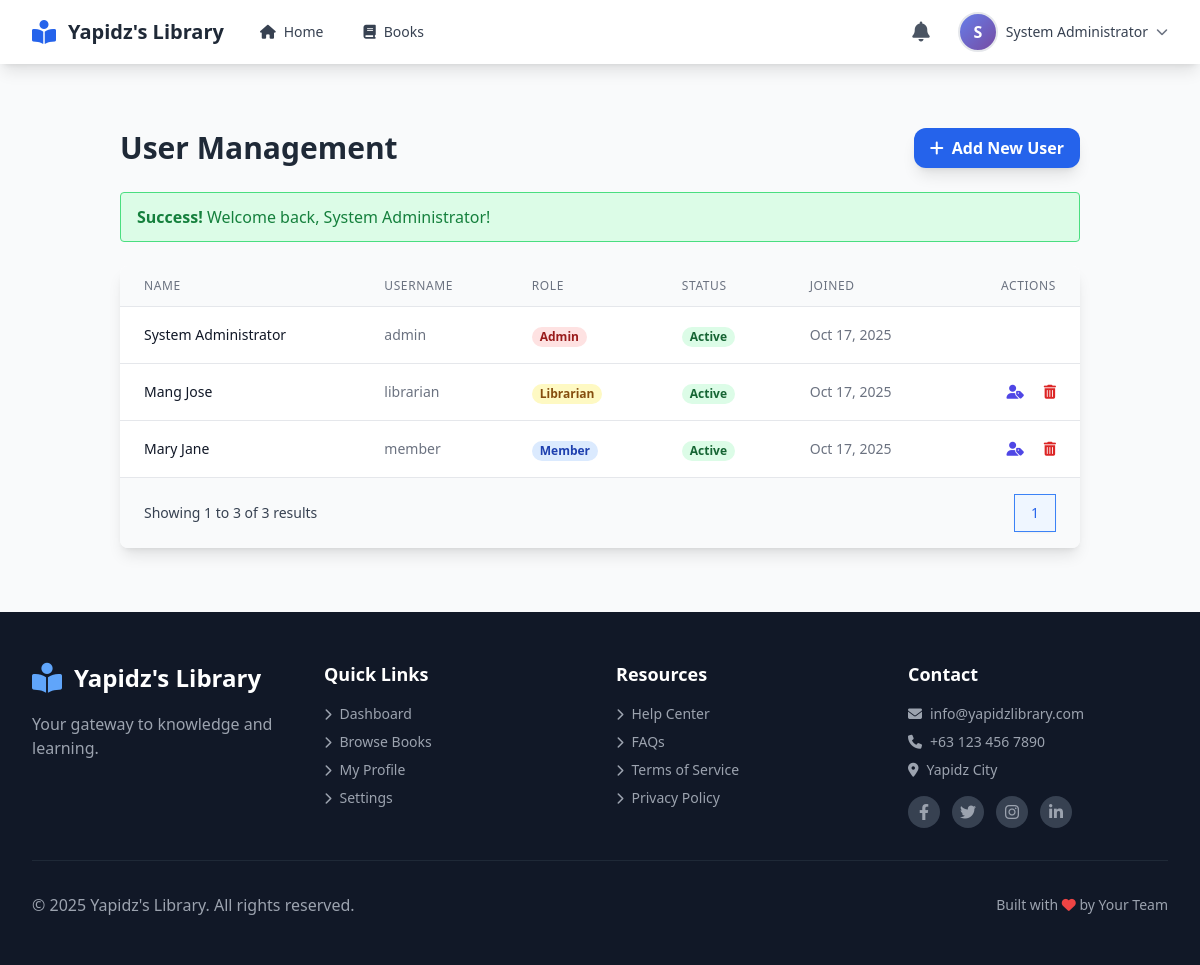
Page /members/members.php (signed in) on the committed database.
### tables this page shows
CREATE TABLE `users` (
  `user_id` int(11) NOT NULL,
  `username` varchar(50) NOT NULL,
  `password` varchar(255) NOT NULL,
  `email` varchar(100) NOT NULL,
  `full_name` varchar(100) NOT NULL,
  `phone` varchar(20) DEFAULT NULL,
  `address` text DEFAULT NULL,
  `photo` varchar(255) DEFAULT NULL,
  `role` enum('admin','librarian','member') DEFAULT 'member',
  `status` enum('active','inactive','suspended') DEFAULT 'active',
  `email_verified` tinyint(1) DEFAULT 0,
  `verification_token` varchar(64) DEFAULT NULL,
  `verification_token_expires` datetime DEFAULT NULL,
  `created_at` timestamp NOT NULL DEFAULT current_timestamp(),
  `updated_at` timestamp NOT NULL DEFAULT current_timestamp() ON UPDATE current_timestamp()
);

### includes/config.php (called while the page is built, shortened)
<?php
function isLoggedIn() {
    return isset($_SESSION['user_id']) && !empty($_SESSION['user_id']);
}
function hasRole($role) {
    return isLoggedIn() && isset($_SESSION['role']) && $_SESSION['role'] === $role;
}
function getMessage() {
    if (isset($_SESSION['message'])) {
        $type = $_SESSION['message_type'] ?? 'info';
        $message = $_SESSION['message'];
        return ['type' => $type, 'message' => $message];
    }
    return null;
}
?>

### members/members.php (the view, shortened to what this page needs)
<?php
require_once '../includes/config.php';
$can_manage = hasRole('admin');
require_once '../includes/header.php';
$limit = 10;
$page = isset($_GET['page']) && is_numeric($_GET['page']) ? (int)$_GET['page'] : 1;
$offset = ($page - 1) * $limit;
$count_query = "SELECT COUNT(*) FROM users";
$count_result = $conn->query($count_query);
$total_users = $count_result->fetch_row()[0];
$total_pages = ceil($total_users / $limit);
$users_query = "SELECT user_id, full_name, username, email, role, status, created_at
                FROM users
                ORDER BY role ASC, created_at DESC
                LIMIT ? OFFSET ?";
$users_stmt = $conn->prepare($users_query);
$users_stmt->bind_param("ii", $limit, $offset);
$users_stmt->execute();
$users_result = $users_stmt->get_result();
$message = getMessage();
?>
<div class="container mx-auto p-4 sm:p-6 lg:p-8">
    <div class="flex justify-between items-center mb-6">
        <h1 class="text-3xl font-bold text-gray-800">User Management</h1>
        <button id="addUserBtn" class="bg-blue-600 hover:bg-blue-700 text-white font-semibold py-2 px-4 rounded-xl shadow-lg transition duration-200 transform hover:scale-[1.02]">
            <i class="fas fa-plus mr-2"></i>Add New User
        </button>
    </div>
    <div id="dynamicAlertContainer" class="mb-4">
        <?php if ($message): ?>
            <div role="alert" class="bg-<?php echo $message['type'] === 'success' ? 'green-100 border-green-400 text-green-700' : 'red-100 border-red-400 text-red-700'; ?> border px-4 py-3 rounded relative mb-6" data-alert>
                <strong class="font-bold"><?php echo ucfirst($message['type']); ?>!</strong>
                <span class="block sm:inline"><?php echo $message['message']; ?></span>
            </div>
        <?php endif; ?>
    </div>
    <div class="bg-white shadow-lg rounded-lg overflow-hidden">
        <div class="overflow-x-auto">
            <table class="min-w-full divide-y divide-gray-200">
                <thead class="bg-gray-50">
                    <tr>
                        <th class="px-6 py-3 text-left text-xs font-medium text-gray-500 uppercase tracking-wider">Name</th>
                        <th class="px-6 py-3 text-left text-xs font-medium text-gray-500 uppercase tracking-wider">Username</th>
                        <th class="px-6 py-3 text-left text-xs font-medium text-gray-500 uppercase tracking-wider">Role</th>
                        <th class="px-6 py-3 text-left text-xs font-medium text-gray-500 uppercase tracking-wider">Status</th>
                        <th class="px-6 py-3 text-left text-xs font-medium text-gray-500 uppercase tracking-wider">Joined</th>
                        <th class="px-6 py-3 text-right text-xs font-medium text-gray-500 uppercase tracking-wider">Actions</th>
                    </tr>
                </thead>
                <tbody class="bg-white divide-y divide-gray-200">
                    <?php if ($users_result->num_rows > 0): ?>
                        <?php while ($user = $users_result->fetch_assoc()): ?>
                            <tr data-user-id="<?php echo $user['user_id']; ?>"
                                data-full-name="<?php echo htmlspecialchars($user['full_name']); ?>"
                                data-role="<?php echo $user['role']; ?>">
                                <td class="px-6 py-4 whitespace-nowrap text-sm font-medium text-gray-900"><?php echo htmlspecialchars($user['full_name']); ?></td>
                                <td class="px-6 py-4 whitespace-nowrap text-sm text-gray-500"><?php echo htmlspecialchars($user['username']); ?></td>
                                <td class="px-6 py-4 whitespace-nowrap">
                                    <span class="px-2 inline-flex text-xs leading-5 font-semibold rounded-full
                                        <?php
                                            if ($user['role'] === 'admin') echo 'bg-red-100 text-red-800';
                                            else if ($user['role'] === 'librarian') echo 'bg-yellow-100 text-yellow-800';
                                            else echo 'bg-blue-100 text-blue-800';
                                        ?>">
                                        <?php echo ucfirst($user['role']); ?>
                                    </span>
                                </td>
                                <td class="px-6 py-4 whitespace-nowrap">
                                    <span class="px-2 inline-flex text-xs leading-5 font-semibold rounded-full
                                        <?php
                                            if ($user['status'] === 'active') echo 'bg-green-100 text-green-800';
                                            else echo 'bg-red-110 text-red-800';
                                        ?>">
                                        <?php echo ucfirst($user['status']); ?>
                                    </span>
                                </td>
                                <td class="px-6 py-4 whitespace-nowrap text-sm text-gray-500"><?php echo date('M d, Y', strtotime($user['created_at'])); ?></td>
                                <td class="px-6 py-4 whitespace-nowrap text-right text-sm font-medium">
                                    <?php if ($can_manage): ?>
                                        <?php if ((int)$user['user_id'] !== (int)$_SESSION['user_id']): ?>
                                            <button onclick="openRoleModal(<?php echo $user['user_id']; ?>, '<?php echo htmlspecialchars($user['full_name']); ?>', '<?php echo $user['role']; ?>')"
                                                class="text-indigo-600 hover:text-indigo-900 mr-4" title="Change Role">
                                                <i class="fas fa-user-tag"></i>
                                            </button>
                                        <?php endif; ?>
                                        <?php if ((int)$user['user_id'] !== (int)$_SESSION['user_id']): ?>
                                            <button onclick="openDeleteModal(<?php echo $user['user_id']; ?>, '<?php echo htmlspecialchars($user['full_name']); ?>')"
                                            class="text-red-600 hover:text-red-900" title="Delete User">
                                                <i class="fas fa-trash-alt"></i>
                                            </button>
                                        <?php endif; ?>
                                    <?php else: ?>
                                        <span class="text-gray-400">No Actions</span>
                                    <?php endif; ?>
                                </td>
                            </tr>
                        <?php endwhile; ?>
                    <?php else: ?>
                        <tr>
                            <td colspan="6" class="px-6 py-4 text-center text-gray-500">No users found.</td>
                        </tr>
                    <?php endif; ?>
                </tbody>
            </table>
        </div>
        <div class="px-6 py-4 bg-gray-50 border-t flex justify-between items-center">
            <p class="text-sm text-gray-700">
                Showing <?php echo $offset + 1; ?> to <?php echo min($offset + $limit, $total_users); ?> of <?php echo $total_users; ?> results
            </p>
            <nav class="relative z-0 inline-flex rounded-md shadow-sm -space-x-px" aria-label="Pagination">
                <?php for ($i = 1; $i <= $total_pages; $i++): ?>
                    <a href="?page=<?php echo $i; ?>"
                       class="<?php echo $i === $page ? 'z-10 bg-blue-50 border-blue-500 text-blue-600' : 'bg-white border-gray-300 text-gray-500 hover:bg-gray-50'; ?> relative inline-flex items-center px-4 py-2 border text-sm font-medium">
                        <?php echo $i; ?>
                    </a>
                <?php endfor; ?>
            </nav>
        </div>
        </div>
    </div>
<?php
require_once '../includes/footer.php';
?>

### rows in the picture
users: full_name "System Administrator", username "admin", role "Admin", status "Active", created_at "Oct 17, 2025"
users: full_name "Mang Jose", username "librarian", role "Librarian", status "Active", created_at "Oct 17, 2025"
users: full_name "Mary Jane", username "member", role "Member", status "Active", created_at "Oct 17, 2025"

### other values in the picture
SITE_NAME "Yapidz's Library"
$user_initial "S"
$full_name "System Administrator"
$message['type'] "Success"
$message['message'] "Welcome back, System Administrator!"
$offset + 1 "1"
min($offset + $limit, $total_users) "3"
$total_users "3"
